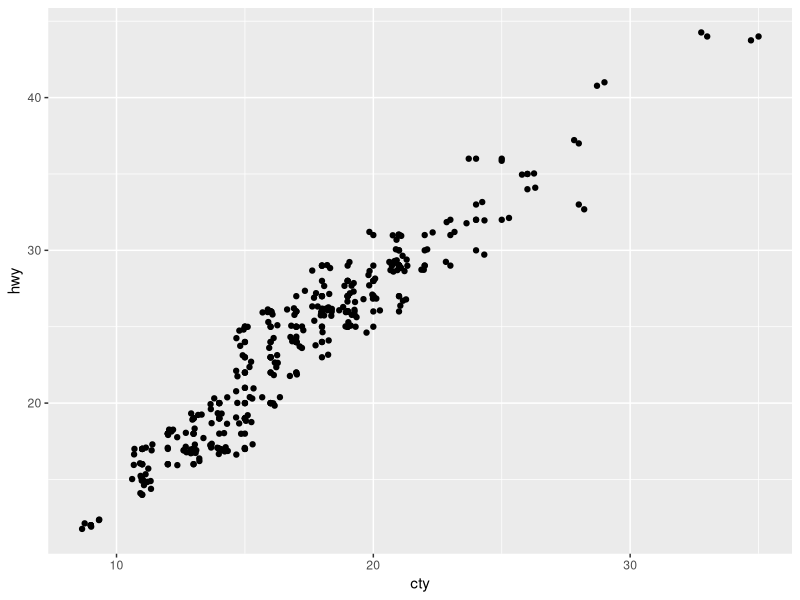
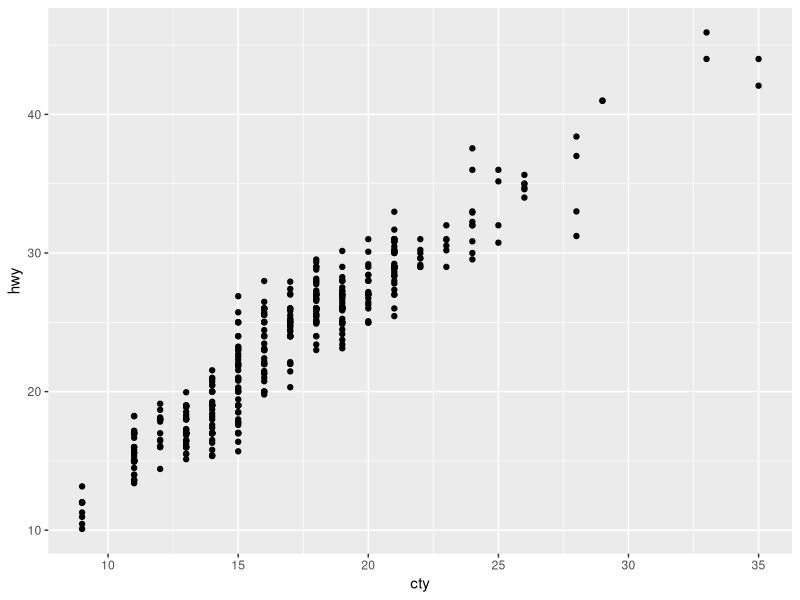
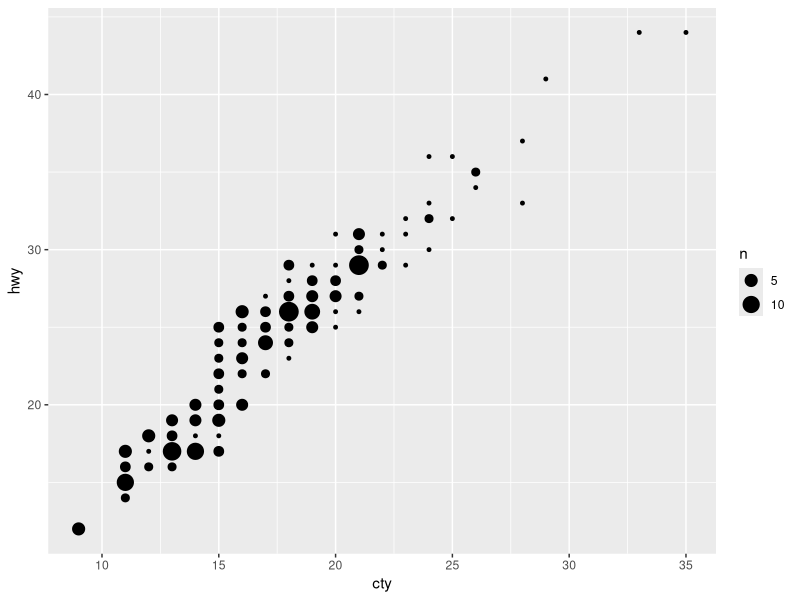
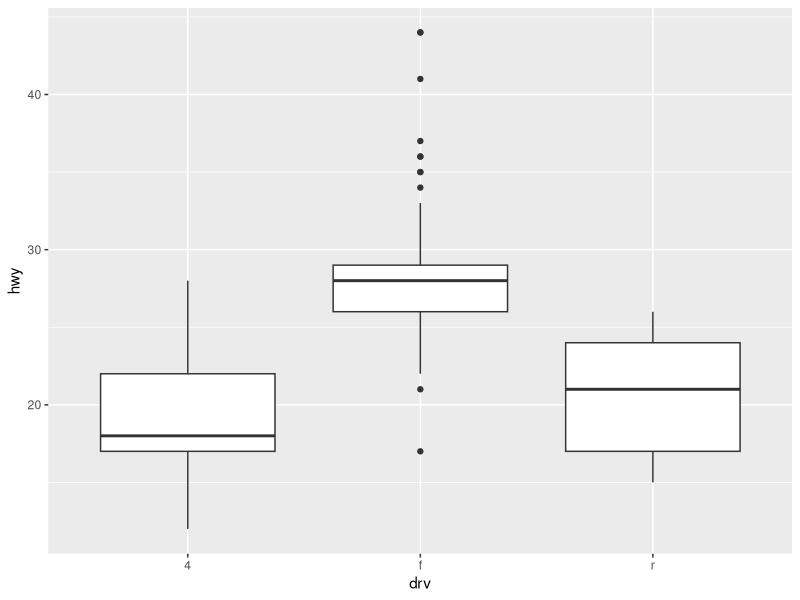
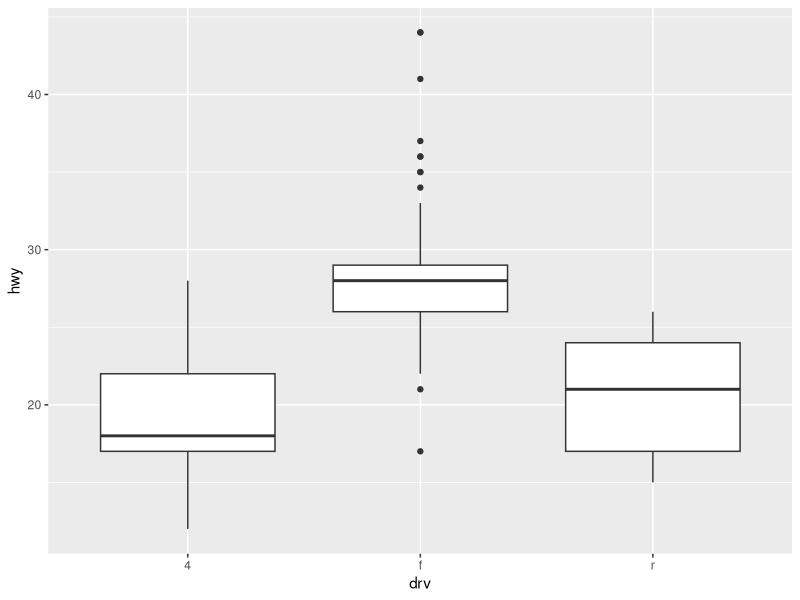

Write R code to recreate these figures, in order.
## ---- chunk 1
library(tidyverse)
## ---- chunk 2
ggplot(data = mpg, mapping = aes(x = cty, y = hwy)) + 
  geom_point() +  
  geom_jitter()
## ---- chunk 3
ggplot(data = mpg, mapping = aes(x = cty, y = hwy)) + 
  geom_point() +  
  geom_jitter(width = 0, height = 2)
## ---- chunk 4
ggplot(data = mpg, mapping = aes(x = cty, y = hwy)) + 
  geom_count()
## ---- chunk 5
ggplot(data = mpg, mapping = aes(x = drv, y = hwy)) + 
  geom_boxplot()
## ---- chunk 6
ggplot(data = mpg, mapping = aes(x = drv, y = hwy)) + 
  geom_boxplot(position = position_dodge(width = 2))
